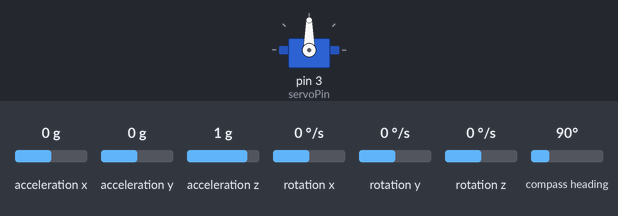
Bench run of a sketch on a simulated Arduino Uno, built with avr-gcc and run on an emulated ATmega328P. Shown: servo. Inputs (shaded band) come from the test bench; at power-on: compass heading 90°, acceleration x 0 g, acceleration y 0 g, acceleration z 1 g, rotation x 0 °/s, rotation y 0 °/s, rotation z 0 °/s.

Above: at 1.2 s.
1.3 s: compass heading set to 7°
At 1.6 s:
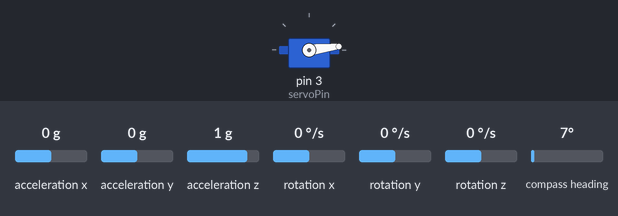
2.8 s: compass heading set to 180°
At 3.9 s:
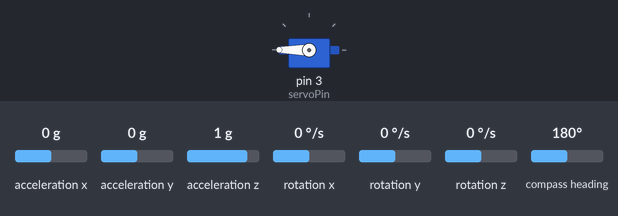
4.3 s: compass heading set to 90°
At 5.0 s:
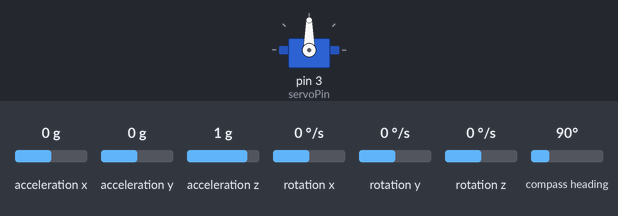
5.8 s: compass heading set to 269°
At 6.2 s:
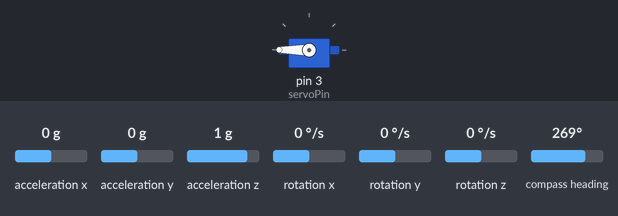
Timing chart, 0 to 8.3 s (numbered marks = the images above; inputs shaded):
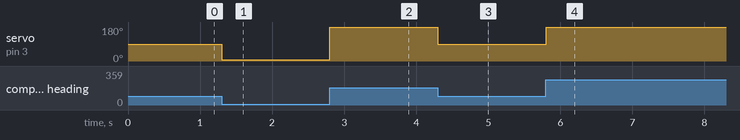

Measured:
- after the input at 1.3 s, servo on pin 3 (servoPin): 90° → 7° at once
- after the input at 2.8 s, servo on pin 3 (servoPin): 7° → 180° at once
- after the input at 4.3 s, servo on pin 3 (servoPin): 180° → 90° at once
- after the input at 5.8 s, servo on pin 3 (servoPin): 90° → 180° at once

The sketch:

lab3_1.c.ino
```cpp
#include <Wire.h>
#include <LSM303.h>
#include <Servo.h>
#include <math.h>

Servo myservo;
int servoPin = 3;       // Pin that the servomotor is connected to
int pos = 90;            // variable to store the servo position, varies from 0 to 180
float target;
float heading;
float delta;

LSM303 compass;

// Time variables
unsigned long currentMillis;  // time in milliseconds
unsigned long oldMillis;  // previous measurement of time in millseconds
unsigned long oldServoMillis;  // previous measurement of time when we moved servo in millseconds

void setup() {
  Serial.begin(9600);
  Wire.begin();
  compass.init();
  compass.enableDefault();
  currentMillis = millis(); // initialize time
  oldMillis = currentMillis;

  /*
  Calibration values; the default values of +/-32767 for each axis
  lead to an assumed magnetometer bias of 0. Use the Calibrate example
  program to determine appropriate values for your particular unit.
  */
  //min: { -1693,  -1045,  +4140}    max: {  +298,  +1408,  +5423}
  compass.m_min = (LSM303::vector<int16_t>){ -1693,  -1045,  +4140}; //{-32767, -32767, -32767};
  compass.m_max = (LSM303::vector<int16_t>){  +298,  +1408,  +5423}; //{+32767, +32767, +32767};
  myservo.attach(servoPin);               // attaches the servo toservoPin

  compass.read();
  target = compass.heading();
}

void loop() {

    compass.read();
  /*
  When given no arguments, the heading() function returns the angular
  difference in the horizontal plane between a default vector and
  north, in degrees.

  The default vector is chosen by the library to point along the
  surface of the PCB, in the direction of the top of the text on the
  silkscreen. This is the +X axis on the Pololu LSM303D carrier and
  the -Y axis on the Pololu LSM303DLHC, LSM303DLM, and LSM303DLH
  carriers.

  To use a different vector as a reference, use the version of heading()
  that takes a vector argument; for example, use
  compass.heading((LSM303::vector<int>){0, 0, 1});
  to use the +Z axis as a reference.
  */
    heading = compass.heading();
    delta = (heading - target);
    delta = fmod(delta, 360);
    pos = 90 + delta;
    myservo.write(pos);
    delay(1);

}
```
